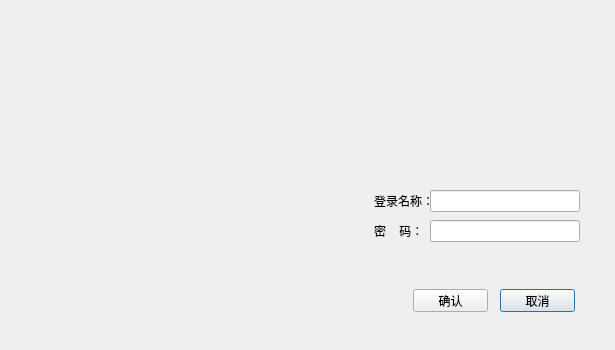
<?xml version="1.0" encoding="UTF-8"?>
<ui version="4.0">
 <class>logindialog</class>
 <widget class="QDialog" name="logindialog">
  <property name="geometry">
   <rect>
    <x>0</x>
    <y>0</y>
    <width>615</width>
    <height>350</height>
   </rect>
  </property>
  <property name="minimumSize">
   <size>
    <width>615</width>
    <height>350</height>
   </size>
  </property>
  <property name="maximumSize">
   <size>
    <width>615</width>
    <height>350</height>
   </size>
  </property>
  <property name="windowTitle">
   <string>Dialog</string>
  </property>
  <property name="styleSheet">
   <string notr="true"/>
  </property>
  <widget class="QLabel" name="labelDialog">
   <property name="geometry">
    <rect>
     <x>-1</x>
     <y>-1</y>
     <width>616</width>
     <height>351</height>
    </rect>
   </property>
   <property name="styleSheet">
    <string notr="true">border-image: url(:/image/image/login.png);</string>
   </property>
   <property name="text">
    <string/>
   </property>
   <property name="scaledContents">
    <bool>true</bool>
   </property>
  </widget>
  <widget class="QLineEdit" name="lineEditPassWord">
   <property name="geometry">
    <rect>
     <x>430</x>
     <y>220</y>
     <width>150</width>
     <height>22</height>
    </rect>
   </property>
   <property name="minimumSize">
    <size>
     <width>150</width>
     <height>0</height>
    </size>
   </property>
   <property name="echoMode">
    <enum>QLineEdit::Password</enum>
   </property>
  </widget>
  <widget class="QPushButton" name="pushButtonCancel">
   <property name="geometry">
    <rect>
     <x>500</x>
     <y>289</y>
     <width>75</width>
     <height>23</height>
    </rect>
   </property>
   <property name="text">
    <string>取消</string>
   </property>
  </widget>
  <widget class="QLabel" name="label_2">
   <property name="geometry">
    <rect>
     <x>374</x>
     <y>220</y>
     <width>70</width>
     <height>22</height>
    </rect>
   </property>
   <property name="minimumSize">
    <size>
     <width>50</width>
     <height>22</height>
    </size>
   </property>
   <property name="styleSheet">
    <string notr="true"/>
   </property>
   <property name="text">
    <string>密    码：</string>
   </property>
  </widget>
  <widget class="QLabel" name="label">
   <property name="geometry">
    <rect>
     <x>374</x>
     <y>190</y>
     <width>70</width>
     <height>22</height>
    </rect>
   </property>
   <property name="minimumSize">
    <size>
     <width>50</width>
     <height>22</height>
    </size>
   </property>
   <property name="styleSheet">
    <string notr="true"/>
   </property>
   <property name="text">
    <string>登录名称：</string>
   </property>
  </widget>
  <widget class="QPushButton" name="pushButtonOk">
   <property name="geometry">
    <rect>
     <x>413</x>
     <y>289</y>
     <width>75</width>
     <height>23</height>
    </rect>
   </property>
   <property name="text">
    <string>确认</string>
   </property>
  </widget>
  <widget class="QLineEdit" name="lineEditUserName">
   <property name="geometry">
    <rect>
     <x>430</x>
     <y>190</y>
     <width>150</width>
     <height>22</height>
    </rect>
   </property>
   <property name="minimumSize">
    <size>
     <width>150</width>
     <height>0</height>
    </size>
   </property>
  </widget>
 </widget>
 <tabstops>
  <tabstop>pushButtonOk</tabstop>
  <tabstop>pushButtonCancel</tabstop>
  <tabstop>lineEditPassWord</tabstop>
  <tabstop>lineEditUserName</tabstop>
 </tabstops>
 <resources/>
 <connections/>
</ui>
